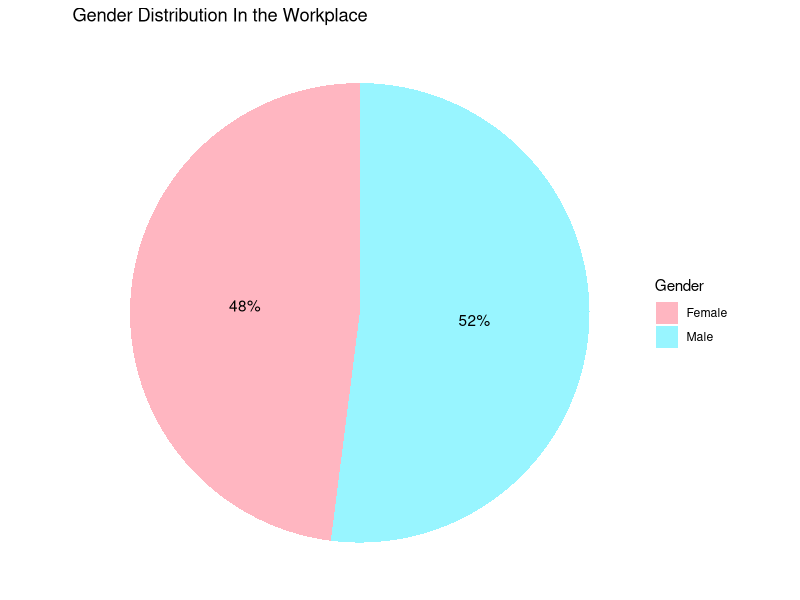
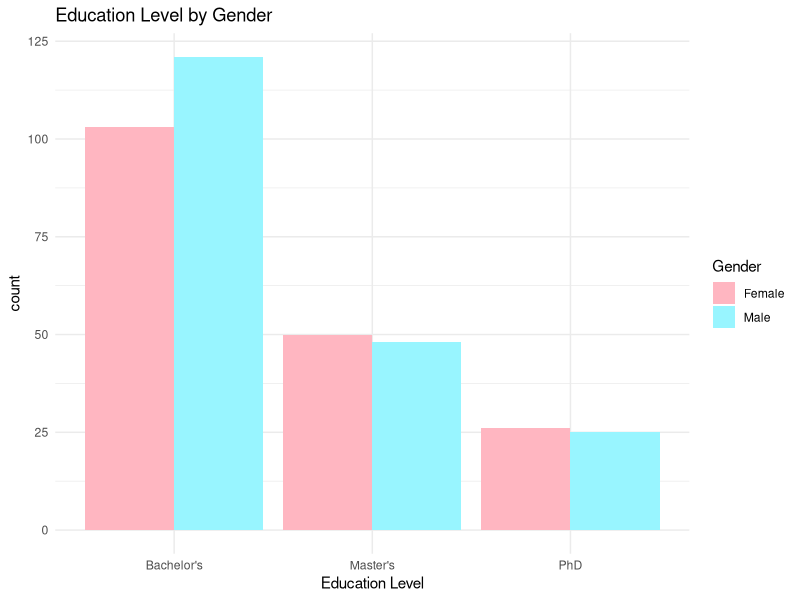
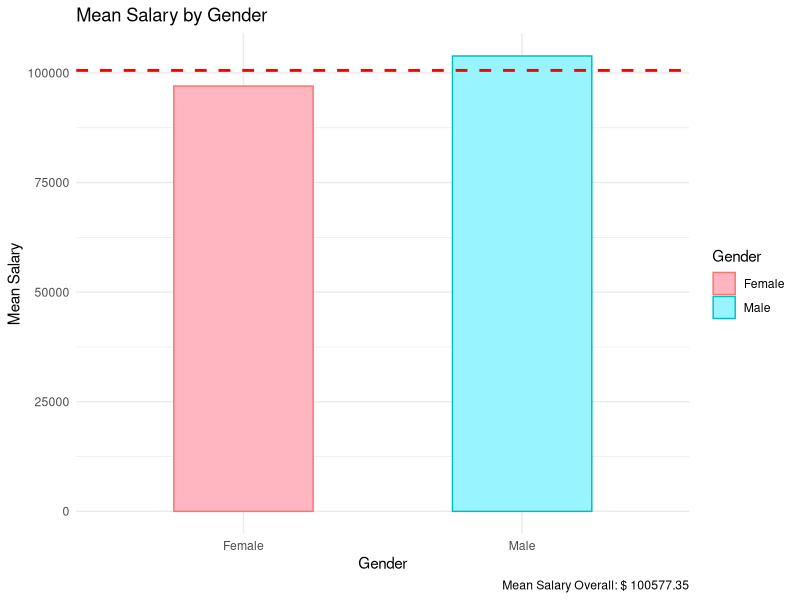
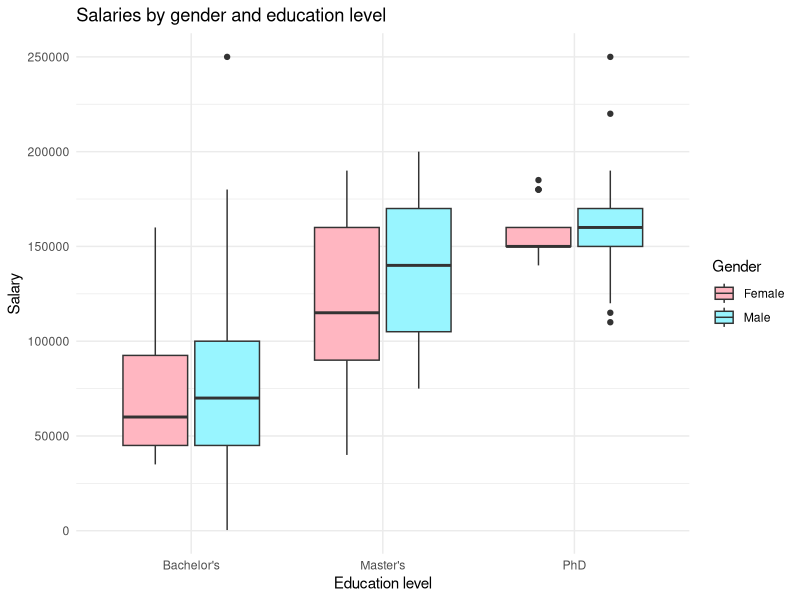
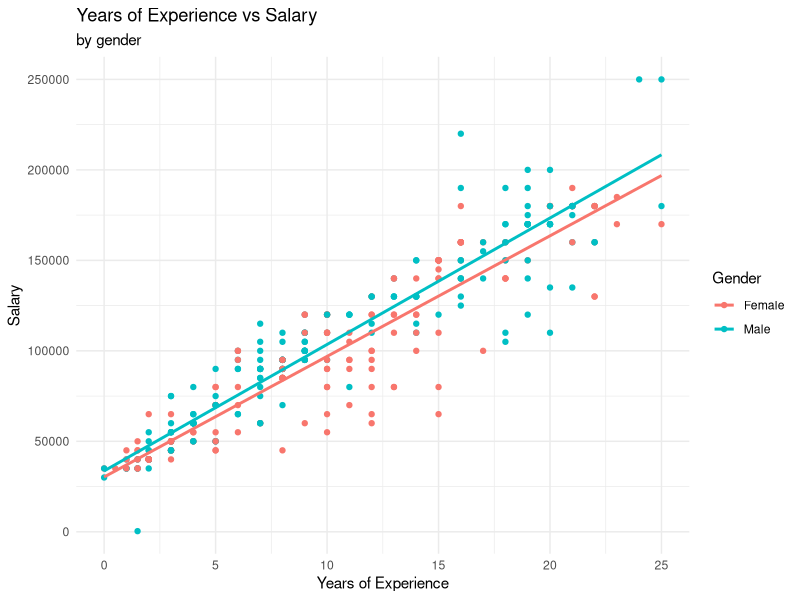

R code for these plots, in order: (Note: this script raises an error after producing the figures.)
#set the working directory to the correct folder
setwd("C:/Users/Owner/OneDrive - Whitireia and WelTec/DS6502 Data Visualisation")
#creating SalaryData dataset from the csv file
SalaryData <- read.csv("Salary Data 2.csv")

View(SalaryData)
head(SalaryData)
summary(SalaryData)

#function to calculate the mode of different columns
ModeSalary <- names(sort(-table(SalaryData$Salary)))[1]
ModeSalary
ModeAge <- names(sort(-table(SalaryData$Age)))[1]
ModeAge

#Creating some graphs
library(ggplot2)
library(tidyverse)

#Visualising gender, Education and job distribution using pie charts
# Pie plots with ggplot2
#Gender Distribution in the Business
GenderDistributionPie <- ggplot(data=SalaryData, aes(x="", fill=Gender)) +
  geom_bar(position="fill") +
  ggtitle("Gender Distribution In the Workplace")+
  geom_text(
    stat='count', 
    aes(y=after_stat(..count..),
        label=after_stat(scales::percent(..count../sum(..count..),1))),
        position=position_fill(0.5)) +
  coord_polar(theta="y") +
  labs(x=NULL, y=NULL) +
  scale_fill_manual(values = c("#FFB6C1","cadetblue1"))+
  theme_void()
GenderDistributionPie

#Let's compare education level by gender using a bar graph
GenderEducationPlot <- ggplot(SalaryData, aes(fill=Gender, x=Education.Level)) + 
  ggtitle("Education Level by Gender")+
  geom_bar(position="dodge", stat="count") +
  scale_fill_manual(values = c("#FFB6C1","cadetblue1"))+
  labs(x= "Education Level") +
  theme_minimal()
GenderEducationPlot

# Calculate mean salary
MeanSalary <- mean(SalaryData$Salary, na.rm = TRUE)

# Create a bar chart showing mean salaries by gender with a line representing overal mean salary
ggplot(SalaryData, aes(x = Gender, y = Salary, fill = Gender, color = Gender)) +
  geom_bar(stat = "summary", fun = "mean", width = 0.5) +
  scale_fill_manual(values = c("#FFB6C1","cadetblue1")) +
  geom_hline(yintercept = MeanSalary, color = "red", linetype = "dashed", size = 1) +
  labs(title = "Mean Salary by Gender",
       x = "Gender",
       y = "Mean Salary",
       caption = paste("Mean Salary Overall: $", round(MeanSalary, 2))) +
  theme_minimal()

#Box plot of salary by education level and gender
SalaryByGenderBoxPlot <- ggplot(data = SalaryData, aes( x = Education.Level, y = Salary, fill = Gender)) + 
  geom_boxplot() +
  labs(title = "Salaries by gender and education level", x= "Education level")+
  scale_fill_manual(values = c("#FFB6C1","cadetblue1"))+
  theme_minimal()
SalaryByGenderBoxPlot

#Years of Experience vs Salary by Gender 
#Remove outliers (no effect in this case)
Q1 <- quantile(SalaryData$Salary, .25)
Q3 <- quantile(SalaryData$Salary, .75)
IQR <- IQR(SalaryData$Salary)

SalaryData_no_outliers <- subset(SalaryData, Salary> (Q1 - 1.5*IQR) & Salary< (Q3 + 1.5*IQR))

YearsExperienceSalaryScatterPlot <- ggplot(SalaryData_no_outliers, aes(x = Years.of.Experience, y= Salary, color = Gender)) +
  geom_point() +
  labs(title = "Years of Experience vs Salary", subtitle = "by gender", x= "Years of Experience",y = "Salary", color = "Gender") +
  theme_minimal()+
  geom_smooth(method = "lm", se= FALSE)
YearsExperienceSalaryScatterPlot

#We create two subsets, one for each gender
FemaleEmployees <- subset(SalaryData, Gender == "Female")
MaleEmployees <- subset(SalaryData, Gender == "Male")

#are experience and salaty correlated? Is the correlation the same for each gender?
summary(lm(Salary ~ Years.of.Experience, data = FemaleEmployees))
summary(lm(Salary ~ Years.of.Experience, data = MaleEmployees))

#trying to understand if there is a stastistically significant difference between men and women salaries
t.test(Salary ~ Gender, SalaryData, paired=FALSE)
